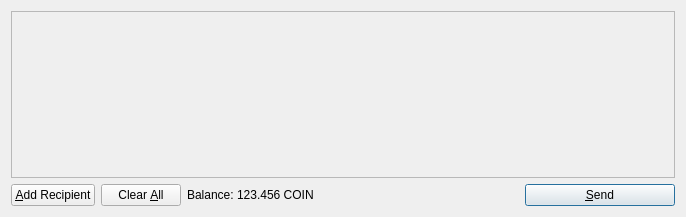
<?xml version="1.0" encoding="UTF-8"?>
<ui version="4.0">
 <class>SendCoinsDialog</class>
 <widget class="QDialog" name="SendCoinsDialog">
  <property name="geometry">
   <rect>
    <x>0</x>
    <y>0</y>
    <width>686</width>
    <height>217</height>
   </rect>
  </property>
  <property name="windowTitle">
   <string>Send Coins</string>
  </property>
  <layout class="QVBoxLayout" name="verticalLayout">
   <item>
    <widget class="QScrollArea" name="scrollArea">
     <property name="widgetResizable">
      <bool>true</bool>
     </property>
     <widget class="QWidget" name="scrollAreaWidgetContents">
      <property name="geometry">
       <rect>
        <x>0</x>
        <y>0</y>
        <width>666</width>
        <height>165</height>
       </rect>
      </property>
      <layout class="QVBoxLayout" name="verticalLayout_2">
       <property name="margin">
        <number>0</number>
       </property>
       <item>
        <layout class="QVBoxLayout" name="entries">
         <property name="spacing">
          <number>6</number>
         </property>
        </layout>
       </item>
       <item>
        <spacer name="verticalSpacer">
         <property name="orientation">
          <enum>Qt::Vertical</enum>
         </property>
         <property name="sizeHint" stdset="0">
          <size>
           <width>20</width>
           <height>40</height>
          </size>
         </property>
        </spacer>
       </item>
      </layout>
     </widget>
    </widget>
   </item>
   <item>
    <layout class="QHBoxLayout" name="horizontalLayout">
     <item>
      <widget class="QPushButton" name="addButton">
       <property name="toolTip">
        <string>Send to multiple recipients at once</string>
       </property>
       <property name="text">
        <string>&amp;Add Recipient</string>
       </property>
       <property name="icon">
        <iconset resource="../bitcoin.qrc">
         <normaloff>:/icons/add</normaloff>:/icons/add</iconset>
       </property>
       <property name="autoDefault">
        <bool>false</bool>
       </property>
      </widget>
     </item>
     <item>
      <widget class="QPushButton" name="clearButton">
       <property name="sizePolicy">
        <sizepolicy hsizetype="Minimum" vsizetype="Fixed">
         <horstretch>0</horstretch>
         <verstretch>0</verstretch>
        </sizepolicy>
       </property>
       <property name="toolTip">
        <string>Remove all transaction fields</string>
       </property>
       <property name="text">
        <string>Clear &amp;All</string>
       </property>
       <property name="icon">
        <iconset resource="../bitcoin.qrc">
         <normaloff>:/icons/remove</normaloff>:/icons/remove</iconset>
       </property>
       <property name="autoRepeatDelay">
        <number>300</number>
       </property>
       <property name="autoDefault">
        <bool>false</bool>
       </property>
      </widget>
     </item>
     <item>
      <layout class="QHBoxLayout" name="horizontalLayout_2">
       <property name="spacing">
        <number>3</number>
       </property>
       <item>
        <widget class="QLabel" name="label">
         <property name="text">
          <string>Balance:</string>
         </property>
        </widget>
       </item>
       <item>
        <widget class="QLabel" name="labelBalance">
         <property name="cursor">
          <cursorShape>IBeamCursor</cursorShape>
         </property>
         <property name="text">
          <string>123.456 COIN</string>
         </property>
         <property name="textInteractionFlags">
          <set>Qt::LinksAccessibleByMouse|Qt::TextSelectableByKeyboard|Qt::TextSelectableByMouse</set>
         </property>
        </widget>
       </item>
      </layout>
     </item>
     <item>
      <spacer name="horizontalSpacer">
       <property name="orientation">
        <enum>Qt::Horizontal</enum>
       </property>
       <property name="sizeHint" stdset="0">
        <size>
         <width>40</width>
         <height>20</height>
        </size>
       </property>
      </spacer>
     </item>
     <item>
      <widget class="QPushButton" name="sendButton">
       <property name="minimumSize">
        <size>
         <width>150</width>
         <height>0</height>
        </size>
       </property>
       <property name="toolTip">
        <string>Confirm the send action</string>
       </property>
       <property name="text">
        <string>&amp;Send</string>
       </property>
       <property name="icon">
        <iconset resource="../bitcoin.qrc">
         <normaloff>:/icons/send</normaloff>:/icons/send</iconset>
       </property>
       <property name="default">
        <bool>true</bool>
       </property>
      </widget>
     </item>
    </layout>
   </item>
  </layout>
 </widget>
 <resources>
  <include location="../bitcoin.qrc"/>
 </resources>
 <connections/>
</ui>
